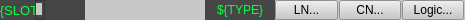
<?xml version="1.0" encoding="UTF-8"?>
<ui version="4.0">
 <class>Form</class>
 <widget class="QWidget" name="Form">
  <property name="geometry">
   <rect>
    <x>0</x>
    <y>0</y>
    <width>465</width>
    <height>20</height>
   </rect>
  </property>
  <property name="minimumSize">
   <size>
    <width>465</width>
    <height>20</height>
   </size>
  </property>
  <property name="maximumSize">
   <size>
    <width>465</width>
    <height>20</height>
   </size>
  </property>
  <property name="windowTitle">
   <string>Form</string>
  </property>
  <property name="styleSheet">
   <string notr="true">background-color: rgb(200, 200, 200);</string>
  </property>
  <widget class="QLabel" name="label">
   <property name="geometry">
    <rect>
     <x>0</x>
     <y>0</y>
     <width>35</width>
     <height>20</height>
    </rect>
   </property>
   <property name="minimumSize">
    <size>
     <width>30</width>
     <height>20</height>
    </size>
   </property>
   <property name="maximumSize">
    <size>
     <width>35</width>
     <height>20</height>
    </size>
   </property>
   <property name="font">
    <font>
     <pointsize>10</pointsize>
    </font>
   </property>
   <property name="styleSheet">
    <string notr="true">background-color: rgb(70, 70, 70);
color: rgb(12, 255, 68);</string>
   </property>
   <property name="text">
    <string>${SLOT}</string>
   </property>
   <property name="alignment">
    <set>Qt::AlignCenter</set>
   </property>
  </widget>
  <widget class="PyDMFrame" name="PyDMFrame">
   <property name="geometry">
    <rect>
     <x>35</x>
     <y>0</y>
     <width>430</width>
     <height>20</height>
    </rect>
   </property>
   <property name="minimumSize">
    <size>
     <width>430</width>
     <height>20</height>
    </size>
   </property>
   <property name="maximumSize">
    <size>
     <width>440</width>
     <height>20</height>
    </size>
   </property>
   <property name="toolTip">
    <string/>
   </property>
   <property name="styleSheet">
    <string notr="true">border-color: rgb(0, 0, 0);</string>
   </property>
   <property name="frameShape">
    <enum>QFrame::NoFrame</enum>
   </property>
   <property name="frameShadow">
    <enum>QFrame::Plain</enum>
   </property>
   <property name="lineWidth">
    <number>1</number>
   </property>
   <property name="rules" stdset="0">
    <string>[{&quot;channels&quot;: [{&quot;trigger&quot;: true, &quot;channel&quot;: &quot;ca://${SLOT2_PREFIX}:SLOT${SLOT}_SPARE&quot;}], &quot;property&quot;: &quot;Visible&quot;, &quot;expression&quot;: &quot;ch[0] == 0&quot;, &quot;name&quot;: &quot;Hide&quot;, &quot;initial_value&quot;: &quot;&quot;}]</string>
   </property>
   <widget class="QFrame" name="frame">
    <property name="geometry">
     <rect>
      <x>0</x>
      <y>0</y>
      <width>10</width>
      <height>20</height>
     </rect>
    </property>
    <property name="styleSheet">
     <string notr="true">background-color: rgb(70, 70, 70);</string>
    </property>
    <property name="frameShape">
     <enum>QFrame::StyledPanel</enum>
    </property>
    <property name="frameShadow">
     <enum>QFrame::Raised</enum>
    </property>
   </widget>
   <widget class="PyDMLabel" name="PyDMLabel">
    <property name="geometry">
     <rect>
      <x>10</x>
      <y>0</y>
      <width>40</width>
      <height>20</height>
     </rect>
    </property>
    <property name="minimumSize">
     <size>
      <width>40</width>
      <height>20</height>
     </size>
    </property>
    <property name="maximumSize">
     <size>
      <width>40</width>
      <height>20</height>
     </size>
    </property>
    <property name="font">
     <font>
      <pointsize>10</pointsize>
     </font>
    </property>
    <property name="toolTip">
     <string/>
    </property>
    <property name="styleSheet">
     <string notr="true">color: rgb(12, 255, 68);
background-color: rgb(70, 70, 70);</string>
    </property>
    <property name="text">
     <string/>
    </property>
    <property name="alignment">
     <set>Qt::AlignCenter</set>
    </property>
    <property name="channel" stdset="0">
     <string>ca://${MPS_PREFIX}:${POSTFIX}</string>
    </property>
   </widget>
   <widget class="PyDMEnumButton" name="PyDMEnumButton">
    <property name="geometry">
     <rect>
      <x>50</x>
      <y>0</y>
      <width>120</width>
      <height>20</height>
     </rect>
    </property>
    <property name="minimumSize">
     <size>
      <width>120</width>
      <height>20</height>
     </size>
    </property>
    <property name="maximumSize">
     <size>
      <width>120</width>
      <height>20</height>
     </size>
    </property>
    <property name="font">
     <font>
      <pointsize>10</pointsize>
     </font>
    </property>
    <property name="toolTip">
     <string/>
    </property>
    <property name="styleSheet">
     <string notr="true">background-color: rgb(200, 200, 200);</string>
    </property>
    <property name="channel" stdset="0">
     <string>ca://${MPS_PREFIX}:MPS_EN</string>
    </property>
    <property name="orientation" stdset="0">
     <enum>Qt::Horizontal</enum>
    </property>
    <property name="marginTop" stdset="0">
     <number>0</number>
    </property>
    <property name="marginBottom" stdset="0">
     <number>0</number>
    </property>
    <property name="marginLeft" stdset="0">
     <number>0</number>
    </property>
    <property name="marginRight" stdset="0">
     <number>0</number>
    </property>
    <property name="horizontalSpacing" stdset="0">
     <number>2</number>
    </property>
    <property name="verticalSpacing" stdset="0">
     <number>0</number>
    </property>
   </widget>
   <widget class="PyDMRelatedDisplayButton" name="PyDMRelatedDisplayButton">
    <property name="geometry">
     <rect>
      <x>304</x>
      <y>0</y>
      <width>62</width>
      <height>20</height>
     </rect>
    </property>
    <property name="minimumSize">
     <size>
      <width>60</width>
      <height>20</height>
     </size>
    </property>
    <property name="maximumSize">
     <size>
      <width>65</width>
      <height>20</height>
     </size>
    </property>
    <property name="font">
     <font>
      <pointsize>9</pointsize>
     </font>
    </property>
    <property name="toolTip">
     <string/>
    </property>
    <property name="styleSheet">
     <string notr="true">background-color: rgb(200, 200, 200);</string>
    </property>
    <property name="text">
     <string>CN...</string>
    </property>
    <property name="filenames" stdset="0">
     <stringlist>
      <string>$PHYSICS_TOP/mps_configuration/current/display/inputs/app_${AID}_inputs.ui</string>
     </stringlist>
    </property>
    <property name="showIcon" stdset="0">
     <bool>false</bool>
    </property>
    <property name="macros" stdset="0">
     <stringlist/>
    </property>
    <property name="openInNewWindow" stdset="0">
     <bool>true</bool>
    </property>
   </widget>
   <widget class="QLabel" name="label_2">
    <property name="geometry">
     <rect>
      <x>170</x>
      <y>0</y>
      <width>70</width>
      <height>20</height>
     </rect>
    </property>
    <property name="styleSheet">
     <string notr="true">background-color: rgb(70, 70, 70);
color: rgb(12, 255, 68);</string>
    </property>
    <property name="text">
     <string>${TYPE}</string>
    </property>
    <property name="alignment">
     <set>Qt::AlignCenter</set>
    </property>
   </widget>
   <widget class="PyDMRelatedDisplayButton" name="PyDMRelatedDisplayButton_3">
    <property name="geometry">
     <rect>
      <x>367</x>
      <y>0</y>
      <width>62</width>
      <height>20</height>
     </rect>
    </property>
    <property name="minimumSize">
     <size>
      <width>60</width>
      <height>20</height>
     </size>
    </property>
    <property name="maximumSize">
     <size>
      <width>100</width>
      <height>20</height>
     </size>
    </property>
    <property name="font">
     <font>
      <pointsize>9</pointsize>
     </font>
    </property>
    <property name="toolTip">
     <string/>
    </property>
    <property name="text">
     <string>Logic...</string>
    </property>
    <property name="filenames" stdset="0">
     <stringlist>
      <string>mps_logic.ui</string>
     </stringlist>
    </property>
    <property name="showIcon" stdset="0">
     <bool>false</bool>
    </property>
    <property name="macros" stdset="0">
     <stringlist>
      <string>{&quot;AID&quot;:&quot;${AID}&quot;}</string>
     </stringlist>
    </property>
    <property name="openInNewWindow" stdset="0">
     <bool>true</bool>
    </property>
   </widget>
   <widget class="PyDMRelatedDisplayButton" name="PyDMRelatedDisplayButton_2">
    <property name="geometry">
     <rect>
      <x>240</x>
      <y>0</y>
      <width>63</width>
      <height>20</height>
     </rect>
    </property>
    <property name="minimumSize">
     <size>
      <width>60</width>
      <height>20</height>
     </size>
    </property>
    <property name="maximumSize">
     <size>
      <width>100</width>
      <height>20</height>
     </size>
    </property>
    <property name="font">
     <font>
      <pointsize>9</pointsize>
     </font>
    </property>
    <property name="toolTip">
     <string/>
    </property>
    <property name="text">
     <string>LN...</string>
    </property>
    <property name="filenames" stdset="0">
     <stringlist>
      <string>${FILENAME}</string>
     </stringlist>
    </property>
    <property name="showIcon" stdset="0">
     <bool>false</bool>
    </property>
    <property name="macros" stdset="0">
     <stringlist>
      <string>{&quot;P&quot;:&quot;${MPS_PREFIX}&quot;,&quot;CRATE&quot;:&quot;${CRATE}&quot;}</string>
     </stringlist>
    </property>
    <property name="openInNewWindow" stdset="0">
     <bool>true</bool>
    </property>
   </widget>
   <widget class="PyDMByteIndicator" name="PyDMByteIndicator">
    <property name="geometry">
     <rect>
      <x>1</x>
      <y>3</y>
      <width>6</width>
      <height>12</height>
     </rect>
    </property>
    <property name="minimumSize">
     <size>
      <width>5</width>
      <height>5</height>
     </size>
    </property>
    <property name="maximumSize">
     <size>
      <width>16</width>
      <height>16</height>
     </size>
    </property>
    <property name="font">
     <font>
      <stylestrategy>PreferDefault</stylestrategy>
     </font>
    </property>
    <property name="toolTip">
     <string/>
    </property>
    <property name="channel" stdset="0">
     <string>ca://${CN}:APP${AID}_STATUS</string>
    </property>
    <property name="offColor" stdset="0">
     <color>
      <red>255</red>
      <green>0</green>
      <blue>0</blue>
     </color>
    </property>
    <property name="showLabels" stdset="0">
     <bool>false</bool>
    </property>
    <property name="circles" stdset="0">
     <bool>false</bool>
    </property>
    <property name="labels" stdset="0">
     <stringlist/>
    </property>
   </widget>
  </widget>
  <zorder>PyDMFrame</zorder>
  <zorder>label</zorder>
 </widget>
 <customwidgets>
  <customwidget>
   <class>PyDMLabel</class>
   <extends>QLabel</extends>
   <header>pydm.widgets.label</header>
  </customwidget>
  <customwidget>
   <class>PyDMEnumButton</class>
   <extends>QWidget</extends>
   <header>pydm.widgets.enum_button</header>
  </customwidget>
  <customwidget>
   <class>PyDMRelatedDisplayButton</class>
   <extends>QPushButton</extends>
   <header>pydm.widgets.related_display_button</header>
  </customwidget>
  <customwidget>
   <class>PyDMByteIndicator</class>
   <extends>QWidget</extends>
   <header>pydm.widgets.byte</header>
  </customwidget>
  <customwidget>
   <class>PyDMFrame</class>
   <extends>QFrame</extends>
   <header>pydm.widgets.frame</header>
   <container>1</container>
  </customwidget>
 </customwidgets>
 <resources/>
 <connections/>
</ui>
